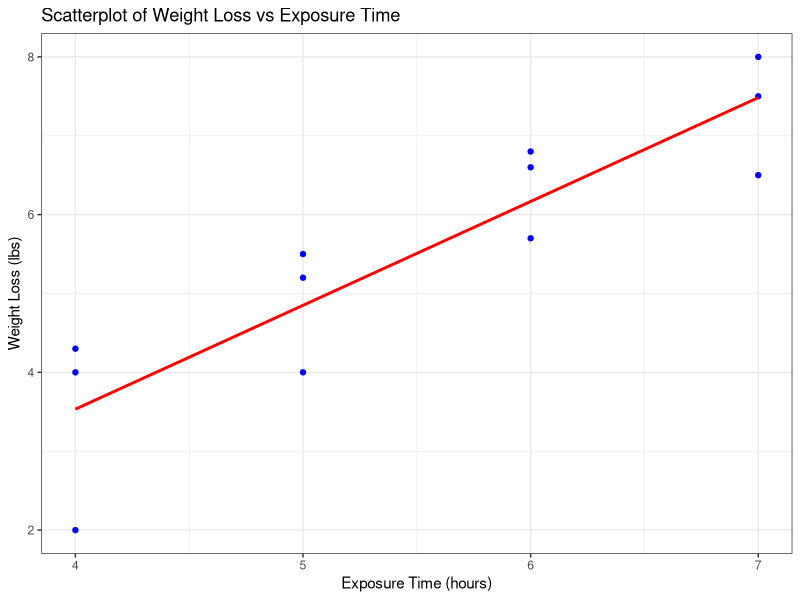

Write R code to recreate this figure.
## ---- chunk 1
#Retain this code chunk!!!
library(knitr)
library(tidyverse)
library(ggplot2)
library(broom)

knitr::opts_chunk$set(echo = FALSE)
knitr::opts_chunk$set(message = FALSE)



# loading the data
ex11_32 <- read_csv("Homework_1/ex11-32.csv")


## ---- chunk 2
#Q1

ggplot(ex11_32, aes(x = ExposureTime, y = WeightLoss)) +
  geom_point(color = "blue") +  # Scatter points
  geom_smooth(method = "lm", color = "red", se = FALSE) +  # Regression line
  labs(
    title = "Scatterplot of Weight Loss vs Exposure Time",
    x = "Exposure Time (hours)",
    y = "Weight Loss (lbs)"
  ) +
  theme_bw()

## ---- chunk 3
#Q2

# fitting a model
model <- lm(WeightLoss ~ ExposureTime, data = ex11_32)

summary(model)


## ---- chunk 4
#Q3

results <- tidy(model)


print(results)
## ---- chunk 5
#Q7 

## ---- chunk 6
#Q9

